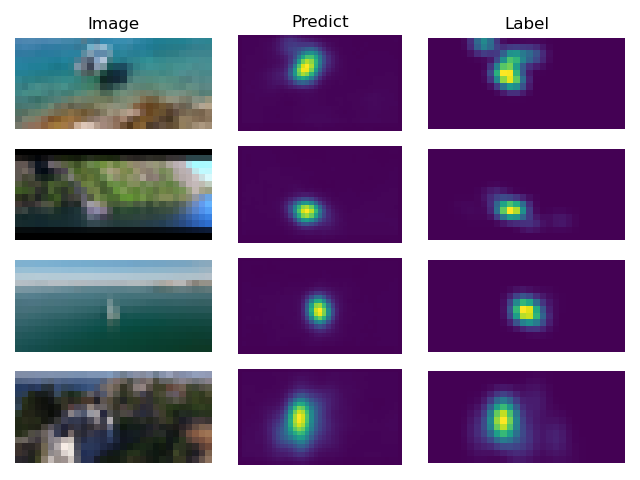
#> input picture tester/images/student_spatial_min_pred.png, 640 x 480 px
$ python -i borderEval.py   (imports and definitions only)
#> lines starting #> are read from the running program, lines starting #| are printed output that depends on the picture; after the words box and inside, x2 and y2 are one past the last pixel; in counts of white or black regions, pixels touching at a corner belong together
#> further down, picture is the input picture: shape (480, 640, 3); mean B, G, R 145, 112.1, 129.8
import warnings
# [1 line not run here, left out]
import cv2
import numpy as np
from uuid import *
import skimage.exposure
import scipy.ndimage as ndi


class Segment:
    def __init__(self,dictSegm)->None:
        self.dictSegm = dictSegm
        self.id = str(uuid4())

    def __str__(self):
        return self.id

    def __call__(self):
        return self.dictSegm


    def __len__(self):
        return self.dictSegm["area"]

    def size(self):
        return self.dictSegm["size"]

    def addData(self,name:str,obj:any) -> None:
        self.dictSegm[name] = obj

    def bwImage(self):
        return self.dictSegm["bwImage"]

    def contours(self):
        return self.dictSegm["contours"]

    def gaussianDiff(self):
        return self.dictSegm["gaussianDiff"]

    def dominantColor(self):
        return self.dictSegm["dominantColor"]

    def get(self,name):
        if name not in self.dictSegm:
            raise Exception(f"Key name {name} not in Segment object {self.id}")
        return self.dictSegm[name]

def borderSegments(img) -> list[Segment]:
    #img = cv2.imread(png_file)

    h,w,_ = img.shape
#> h = 480; w = 640


    gray = cv2.cvtColor(img, cv2.COLOR_BGR2GRAY)
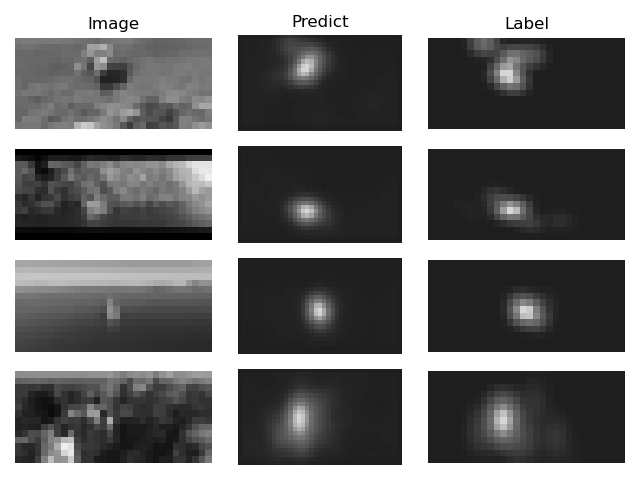
#> gray: shape (480, 640); min 0, max 255, mean 121.1

    contours, _ = cv2.findContours(gray, cv2.RETR_EXTERNAL, cv2.CHAIN_APPROX_NONE)
#> contours = 1 contour; box (x1, y1, x2, y2) and area: (0, 0, 640, 480) 306081
    minArea = ((h*w)/100)*0.8
#> minArea = 2457.6

    segments = []
    for con in contours:
        blank_image = np.zeros((h,w,3), np.uint8)
        cv2.drawContours(blank_image, [con], -1, (255, 255, 255), thickness=cv2.FILLED)
        area = np.count_nonzero(blank_image)

        if area > minArea:
            masked = cv2.bitwise_and(blank_image,img)
            contObj = {
                "contours" : con,
                "img":img,
                "area" : area,
                "size": (h,w),
                "totArea": h*w,
                "bwImage": blank_image,
                "gaussianDiff":gaussianBorder(blank_image),
                "symmetry":objectSymmetry(blank_image,con),
                "dominantColor":dominantColor(masked)
            }
            segments.append(Segment(contObj))
#> this loop made 1 pass
#> (area, cy in objectSymmetry, cx in objectSymmetry, farthest in objectSymmetry, closest in objectSymmetry, shape in objectSymmetry, rect_vertices in objectSymmetry) on pass 1: (921600, 239.5, 319.5, [639, 479], [319, 0], (480, 640, 3), [(0, 0), (0, 640), (480, 640), (480, 0)])
#> after the loop, segments = 1 item

    return segments

def gaussianBorder(img):
    blur = cv2.GaussianBlur(img, (0,0), sigmaX=20, sigmaY=20, borderType = cv2.BORDER_DEFAULT)
    result = skimage.exposure.rescale_intensity(blur, in_range=(80,255), out_range=(0,255))


    #diff = result - img

    return result

def objectSymmetry(img,con): #TODO

    new_con = con.reshape(con.shape[0],2)
    img1 = img.mean(axis=-1).astype('int')
    cy, cx = ndi.center_of_mass(img1)
    distance_metric = lambda x: (x[0] - int(cx))**2 + (x[1] - int(cy))**2
    farthest = max(new_con,key=distance_metric)
    closest = min(new_con,key=distance_metric)


    #### Object symmetry TODO ###
    shape = img.shape
    mask = np.zeros([shape[0],shape[1]],dtype=np.uint8)

    rect_vertices = [
        (0,0),
        (0,shape[1]),
        (shape[0],shape[1]),
        (shape[0],0)
    ]
    for i in range(len(rect_vertices)):
        x3, y3 = rect_vertices[i]
        x4, y4 = rect_vertices[(i + 1) % len(rect_vertices)]

    # [9 lines of commented-out code are left out]

    return {
        "center": (cx,cy),
        "farthestP": farthest,
        "closestP":closest
    }

def dominantColor(img):
    # mask for black pixels
    imgs = np.float32(img.reshape(-1, 3))
    mask = np.any(imgs != 0, axis=1)
    pixels = imgs[mask]

    n_colors = 5
    criteria = (cv2.TERM_CRITERIA_EPS + cv2.TERM_CRITERIA_MAX_ITER, 200, .1)
    flags = cv2.KMEANS_RANDOM_CENTERS

    _, labels, palette = cv2.kmeans(pixels, n_colors, None, criteria, 10, flags)
    _, counts = np.unique(labels, return_counts=True)
    dominant = palette[np.argmax(counts)]

    return (int(dominant[0]),int(dominant[1]),int(dominant[2]))

>>> import cv2
>>> picture = cv2.imread('../tester/images/student_spatial_min_pred.png')
>>> result = borderSegments(picture)
#> result = 1 item

$ run again, on tester/images/teacher_spatial_pred.png
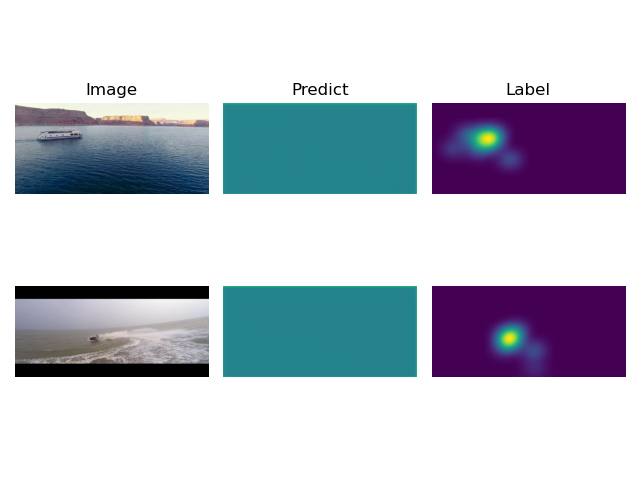
#> input picture tester/images/teacher_spatial_pred.png, 640 x 480 px
#> picture is the input picture: shape (480, 640, 3); mean B, G, R 207.7, 196.8, 191.5
#> in borderSegments, `gray = cv2.cvtColor(img, cv2.COLOR_BGR2GRAY)`:
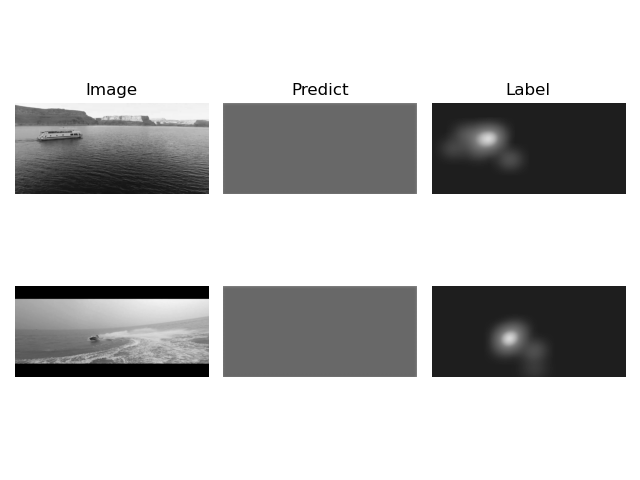
#> gray: shape (480, 640); min 0, max 255, mean 196.4
#> contours = 1 contour; box (x1, y1, x2, y2) and area: (0, 0, 640, 480) 306081
#> the loop in borderSegments, `for con in contours:` made 1 pass
#> (area, cy in objectSymmetry, cx in objectSymmetry, farthest in objectSymmetry, closest in objectSymmetry, shape in objectSymmetry, rect_vertices in objectSymmetry) on pass 1: (921600, 239.5, 319.5, [639, 479], [319, 0], (480, 640, 3), [(0, 0), (0, 640), (480, 640), (480, 0)])
#> after the loop in borderSegments, `for con in contours:`: segments = 1 item

$ run again, on tester/images/testset_student_tester.png
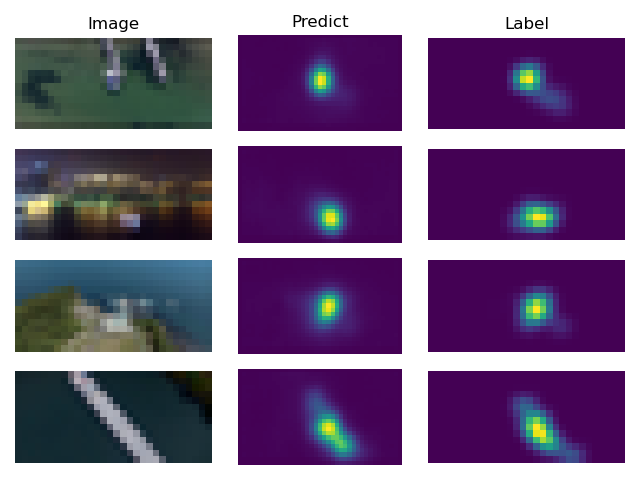
#> input picture tester/images/testset_student_tester.png, 640 x 480 px
#> picture is the input picture: shape (480, 640, 3); mean B, G, R 138.7, 105.3, 126
#> in borderSegments, `gray = cv2.cvtColor(img, cv2.COLOR_BGR2GRAY)`:
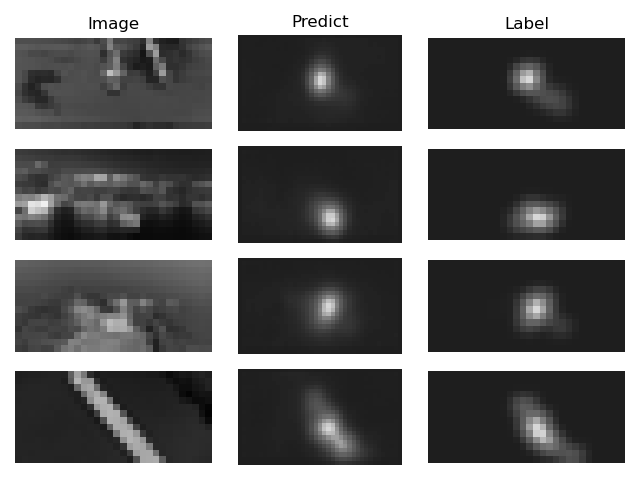
#> gray: shape (480, 640); min 0, max 255, mean 115.2
#> contours = 1 contour; box (x1, y1, x2, y2) and area: (0, 0, 640, 480) 306081
#> the loop in borderSegments, `for con in contours:` made 1 pass
#> (area, cy in objectSymmetry, cx in objectSymmetry, farthest in objectSymmetry, closest in objectSymmetry, shape in objectSymmetry, rect_vertices in objectSymmetry) on pass 1: (921600, 239.5, 319.5, [639, 479], [319, 0], (480, 640, 3), [(0, 0), (0, 640), (480, 640), (480, 0)])
#> after the loop in borderSegments, `for con in contours:`: segments = 1 item
